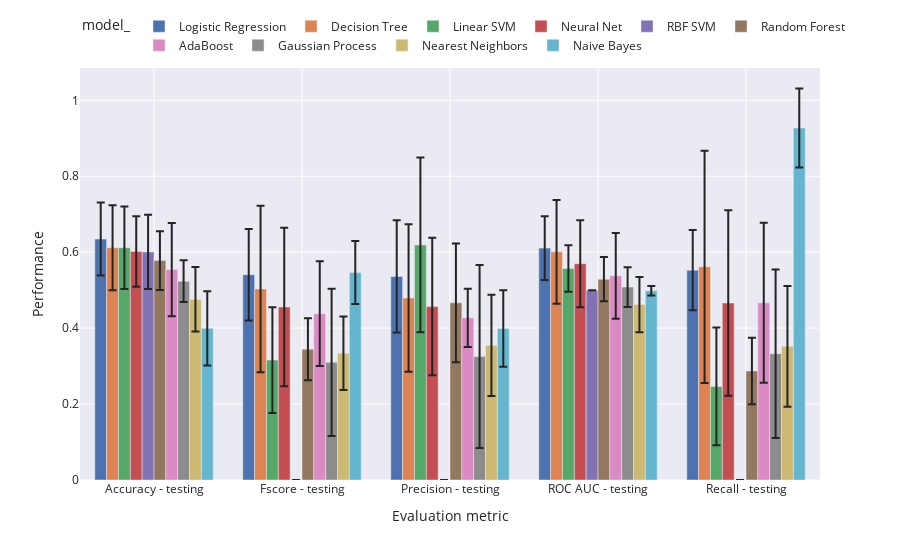

This figure's notebook cell:
### Code cell
import plotly.express as px

results = pd.DataFrame(storage)

results_agg = results.groupby(['metric', 'model']).agg({'value':['mean', 'std']}).reset_index()
results_agg.columns = list(map('_'.join, results_agg.columns.values))

px.bar(results_agg.sort_values(['metric_', 'value_mean'], ascending=[True, False]),
       x='metric_', y='value_mean', color='model_', error_y='value_std', barmode='group') \
       .update_layout(legend=top_h_legend, xaxis_title='Evaluation metric', yaxis_title='Performance')

### Figure 1 — Plotly figure (JSON) as saved in the notebook; plotly's stock layout.template omitted (floating-point values rounded to 4 significant figures)
{"data": [{"alignmentgroup": "True", "error_y": {"array": [0.0959, 0.1205, 0.1476, 0.08382, 0.1057]}, "hovertemplate": "model_=Logistic Regression<br>metric_=%{x}<br>value_mean=%{y}<extra></extra>", "legendgroup": "Logistic Regression", "marker": {"color": "rgb(76,114,176)", "pattern": {"shape": ""}}, "name": "Logistic Regression", "offsetgroup": "Logistic Regression", "orientation": "v", "showlegend": true, "textposition": "auto", "type": "bar", "x": ["Accuracy - testing", "Fscore - testing", "Precision - testing", "ROC AUC - testing", "Recall - testing"], "xaxis": "x", "y": [0.6346, 0.5408, 0.5362, 0.6107, 0.5526], "yaxis": "y"}, {"alignmentgroup": "True", "error_y": {"array": [0.1121, 0.2193, 0.1941, 0.1366, 0.3056]}, "hovertemplate": "model_=Decision Tree<br>metric_=%{x}<br>value_mean=%{y}<extra></extra>", "legendgroup": "Decision Tree", "marker": {"color": "rgb(221,132,82)", "pattern": {"shape": ""}}, "name": "Decision Tree", "offsetgroup": "Decision Tree", "orientation": "v", "showlegend": true, "textposition": "auto", "type": "bar", "x": ["Accuracy - testing", "Fscore - testing", "Precision - testing", "ROC AUC - testing", "Recall - testing"], "xaxis": "x", "y": [0.6118, 0.5033, 0.4795, 0.6009, 0.5613], "yaxis": "y"}, {"alignmentgroup": "True", "error_y": {"array": [0.1087, 0.1395, 0.2302, 0.06118, 0.1551]}, "hovertemplate": "model_=Linear SVM<br>metric_=%{x}<br>value_mean=%{y}<extra></extra>", "legendgroup": "Linear SVM", "marker": {"color": "rgb(85,168,104)", "pattern": {"shape": ""}}, "name": "Linear SVM", "offsetgroup": "Linear SVM", "orientation": "v", "showlegend": true, "textposition": "auto", "type": "bar", "x": ["Accuracy - testing", "Fscore - testing", "Precision - testing", "ROC AUC - testing", "Recall - testing"], "xaxis": "x", "y": [0.6118, 0.3157, 0.619, 0.5571, 0.2463], "yaxis": "y"}, {"alignmentgroup": "True", "error_y": {"array": [0.09285, 0.2088, 0.181, 0.1147, 0.2441]}, "hovertemplate": "model_=Neural Net<br>metric_=%{x}<br>value_mean=%{y}<extra></extra>", "legendgroup": "Neural Net", "marker": {"color": "rgb(196,78,82)", "pattern": {"shape": ""}}, "name": "Neural Net", "offsetgroup": "Neural Net", "orientation": "v", "showlegend": true, "textposition": "auto", "type": "bar", "x": ["Accuracy - testing", "Fscore - testing", "Precision - testing", "ROC AUC - testing", "Recall - testing"], "xaxis": "x", "y": [0.602, 0.4556, 0.4567, 0.5697, 0.466], "yaxis": "y"}, {"alignmentgroup": "True", "error_y": {"array": [0.09778, 0, 0, 0, 0]}, "hovertemplate": "model_=RBF SVM<br>metric_=%{x}<br>value_mean=%{y}<extra></extra>", "legendgroup": "RBF SVM", "marker": {"color": "rgb(129,114,179)", "pattern": {"shape": ""}}, "name": "RBF SVM", "offsetgroup": "RBF SVM", "orientation": "v", "showlegend": true, "textposition": "auto", "type": "bar", "x": ["Accuracy - testing", "Fscore - testing", "Precision - testing", "ROC AUC - testing", "Recall - testing"], "xaxis": "x", "y": [0.6007, 0, 0, 0.5, 0], "yaxis": "y"}, {"alignmentgroup": "True", "error_y": {"array": [0.07738, 0.08189, 0.1563, 0.05838, 0.0877]}, "hovertemplate": "model_=Random Forest<br>metric_=%{x}<br>value_mean=%{y}<extra></extra>", "legendgroup": "Random Forest", "marker": {"color": "rgb(147,120,96)", "pattern": {"shape": ""}}, "name": "Random Forest", "offsetgroup": "Random Forest", "orientation": "v", "showlegend": true, "textposition": "auto", "type": "bar", "x": ["Accuracy - testing", "Fscore - testing", "Precision - testing", "ROC AUC - testing", "Recall - testing"], "xaxis": "x", "y": [0.5778, 0.3444, 0.4667, 0.5288, 0.2871], "yaxis": "y"}, {"alignmentgroup": "True", "error_y": {"array": [0.1227, 0.1381, 0.07671, 0.1131, 0.2104]}, "hovertemplate": "model_=AdaBoost<br>metric_=%{x}<br>value_mean=%{y}<extra></extra>", "legendgroup": "AdaBoost", "marker": {"color": "rgb(218,139,195)", "pattern": {"shape": ""}}, "name": "AdaBoost", "offsetgroup": "AdaBoost", "orientation": "v", "showlegend": true, "textposition": "auto", "type": "bar", "x": ["Accuracy - testing", "Fscore - testing", "Precision - testing", "ROC AUC - testing", "Recall - testing"], "xaxis": "x", "y": [0.5542, 0.4381, 0.4272, 0.5376, 0.4668], "yaxis": "y"}, {"alignmentgroup": "True", "error_y": {"array": [0.0549, 0.1941, 0.241, 0.05236, 0.2218]}, "hovertemplate": "model_=Gaussian Process<br>metric_=%{x}<br>value_mean=%{y}<extra></extra>", "legendgroup": "Gaussian Process", "marker": {"color": "rgb(140,140,140)", "pattern": {"shape": ""}}, "name": "Gaussian Process", "offsetgroup": "Gaussian Process", "orientation": "v", "showlegend": true, "textposition": "auto", "type": "bar", "x": ["Accuracy - testing", "Fscore - testing", "Precision - testing", "ROC AUC - testing", "Recall - testing"], "xaxis": "x", "y": [0.5235, 0.3099, 0.325, 0.5081, 0.3327], "yaxis": "y"}, {"alignmentgroup": "True", "error_y": {"array": [0.08489, 0.09679, 0.1331, 0.07267, 0.159]}, "hovertemplate": "model_=Nearest Neighbors<br>metric_=%{x}<br>value_mean=%{y}<extra></extra>", "legendgroup": "Nearest Neighbors", "marker": {"color": "rgb(204,185,116)", "pattern": {"shape": ""}}, "name": "Nearest Neighbors", "offsetgroup": "Nearest Neighbors", "orientation": "v", "showlegend": true, "textposition": "auto", "type": "bar", "x": ["Accuracy - testing", "Fscore - testing", "Precision - testing", "ROC AUC - testing", "Recall - testing"], "xaxis": "x", "y": [0.4758, 0.334, 0.3545, 0.462, 0.3521], "yaxis": "y"}, {"alignmentgroup": "True", "error_y": {"array": [0.09778, 0.08286, 0.1007, 0.01266, 0.1038]}, "hovertemplate": "model_=Naive Bayes<br>metric_=%{x}<br>value_mean=%{y}<extra></extra>", "legendgroup": "Naive Bayes", "marker": {"color": "rgb(100,181,205)", "pattern": {"shape": ""}}, "name": "Naive Bayes", "offsetgroup": "Naive Bayes", "orientation": "v", "showlegend": true, "textposition": "auto", "type": "bar", "x": ["Accuracy - testing", "Fscore - testing", "Precision - testing", "ROC AUC - testing", "Recall - testing"], "xaxis": "x", "y": [0.3993, 0.5464, 0.3988, 0.4985, 0.927], "yaxis": "y"}], "layout": {"barmode": "group", "legend": {"orientation": "h", "title": {"text": "model_"}, "tracegroupgap": 0, "y": 1.02, "yanchor": "bottom"}, "margin": {"t": 60}, "xaxis": {"anchor": "y", "domain": [0, 1], "title": {"text": "Evaluation metric"}}, "yaxis": {"anchor": "x", "domain": [0, 1], "title": {"text": "Performance"}}}}
